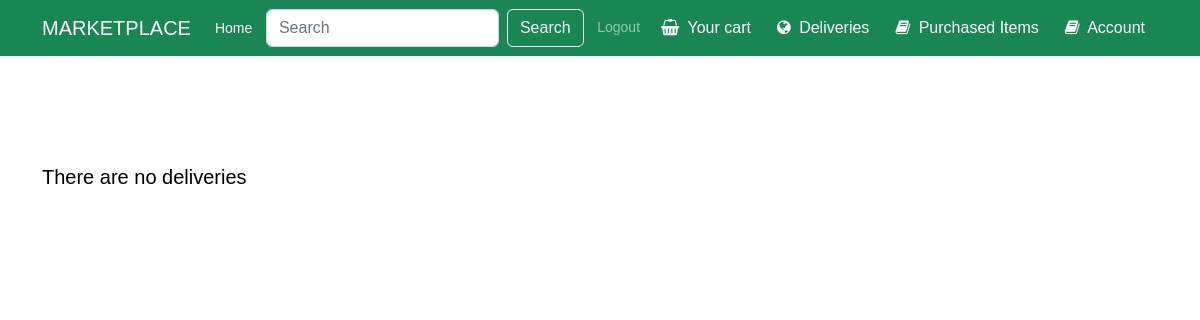
/delivery (signed in), run on an earlier commit of the app's database.
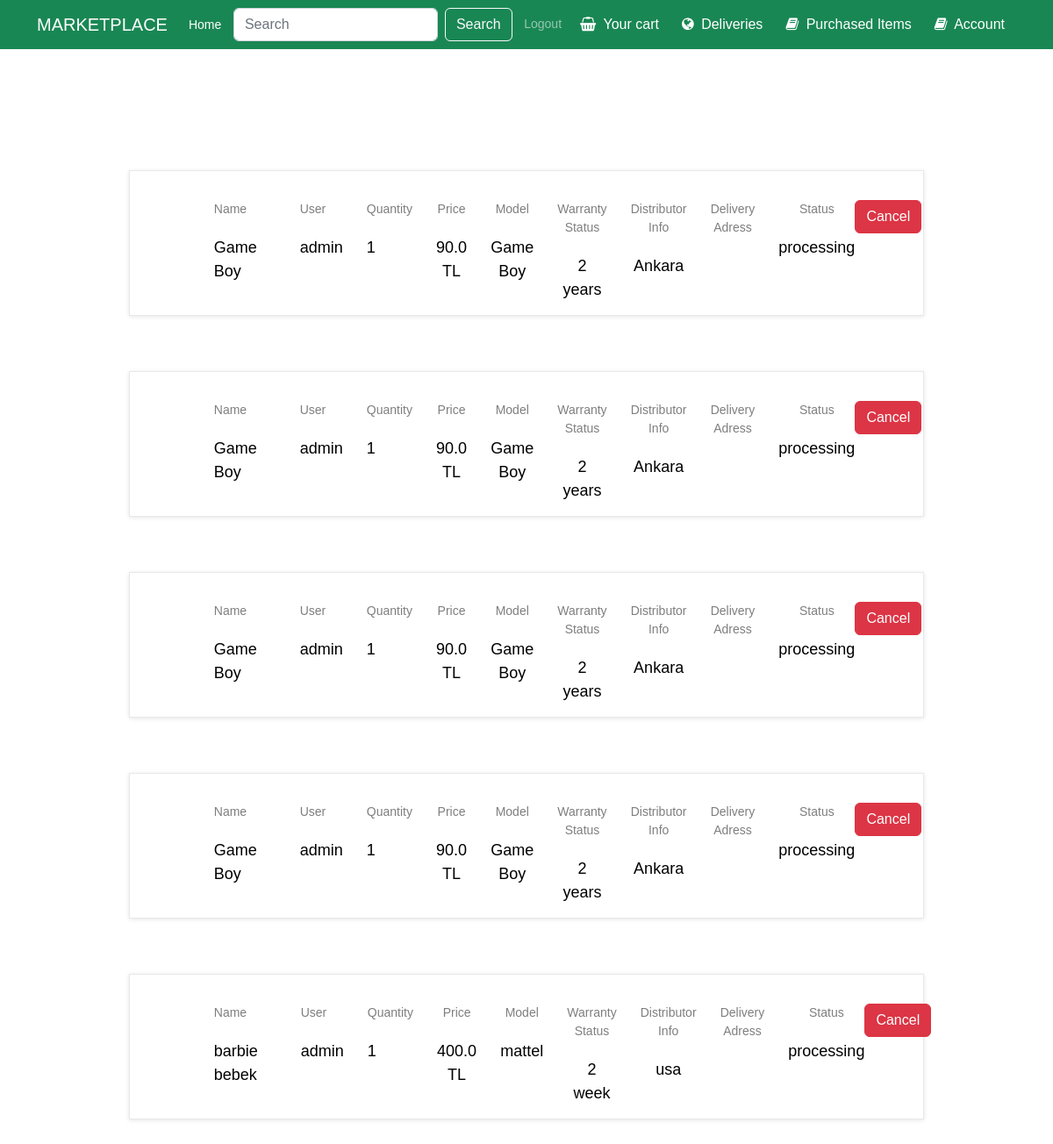
And on a later commit of the database.
### Product/models.py (models this page shows, shortened)
class OrderedProduct(models.Model):
    ID = models.IntegerField(primary_key=True)
    name = models.CharField(max_length=100)
    model = models.CharField(max_length=100)
    number = models.IntegerField()
    description = models.TextField()
    price = models.FloatField(default=0)
    warranty_status = models.CharField(max_length=100)
    distributor_info = models.TextField()
    order_number = models.CharField(max_length=100)
    delivery_address = models.TextField(blank=True,null=True)
    recipient = models.ForeignKey(settings.AUTH_USER_MODEL, on_delete=models.CASCADE)
    order_process_status = models.CharField(max_length=100, default="processing")
    quantity = models.IntegerField()
    purchased_price = models.FloatField(default=0)
    InstockID = models.IntegerField(default=0)

class Users(AbstractBaseUser,PermissionsMixin):
    username_validator = UnicodeUsernameValidator()
    ID = models.AutoField(primary_key=True)
    email = models.EmailField(blank=True,default='')
    first_name = models.CharField(max_length=150,default='',blank=True)
    last_name = models.CharField(max_length=150,default='',blank=True)
    is_active = models.BooleanField(default=True,help_text=
            "Designates whether this user should be treated as active. "
            "Unselect this instead of deleting accounts."
    )
    is_superuser = models.BooleanField(default=False)
    is_staff = models.BooleanField(default=False,help_text="Designates whether the user can log into this admin site.")
    username = models.CharField(max_length=150,
        unique=True,
        help_text=(
            "Required. 150 characters or fewer. Letters, digits and @/./+/-/_ only."
        ),
        validators=[username_validator],
        error_messages={
            "unique": "A user with that username already exists.",
        }
    )
    tax_ID = models.IntegerField(default=0)
    home_address = models.TextField(blank=True,null=True)
    role = models.CharField(max_length=100,default='customer')
    date_joined = models.DateTimeField(default=timezone.now)
    last_login = models.DateTimeField(blank=True,null=True)
    objects = MyUserManager()
    REQUIRED_FIELDS = []
    USERNAME_FIELD = "username"
    def __str__(self):
        return self.username
    class Meta:
        verbose_name = 'User'
        verbose_name_plural = 'Users'

### Main/views.py (the view, shortened to what this page needs)
# urls.py: path("delivery",views.delivery,name="delivery"),
def delivery(request):
    if request.user.is_authenticated:
        if request.user.role == "product manager":
            ordered_products = OrderedProduct.objects.all()
        else:
            ordered_products = OrderedProduct.objects.filter(recipient = request.user)
        return render(request,"delivery.html",{"products":ordered_products})
    else:
        products = []
        return render(request,"delivery.html",{"products":products})

### Main/templates/delivery.html (shortened to what this page needs)
{% extends 'base.html' %}
{% load static %}
{% block link %}
<link rel="stylesheet" type="text/css" href="{% static 'cart.css' %}">
{% endblock %}
{% block content %}
<div class="container mt-3">
<div class="cart_section">
    {% if request.user.is_authenticated %}
        {% if products|length == 0  %}
        <h5 class="alert-heading col-lg-10"> There are no deliveries</h5>
        {% else %}
        <div class="container-fluid">
            <div class="row">
                <div class="col-lg-10 offset-lg-1">
                    <div class="cart_container">
                        <div class="cart_items">
                            <br>
                            {% for product in products %}
                            <ul class="cart_list">
                                <li class="cart_item clearfix">
                                    <div class="cart_item_info d-flex flex-md-row flex-column justify-content-between">
                                        <div class="cart_item_name cart_info_col">
                                            <div class="cart_item_title">Name</div>
                                            <div class="cart_item_text">{{product.name}}</div>
                                        </div>
                                        <div class="cart_item_name cart_info_col">
                                            <div class="cart_item_title">User</div>
                                            <div class="cart_item_text">{{product.recipient}}</div>
                                        </div>
                                        <div class="cart_item_quantity cart_info_col">
                                            <div class="cart_item_title">Quantity</div>
                                            <div class="cart_item_text">{{product.quantity}}</div>
                                        </div>
                                        {% if product.purchased_price == 0 %}
                                        <div class="cart_item_price cart_info_col">
                                            <div class="cart_item_title">Price</div>
                                            <div class="cart_item_text">{{product.price}} TL</div>
                                        </div>
                                        {% else %}
                                        <div class="cart_item_price cart_info_col">
                                            <div class="cart_item_title">Price</div>
                                            <div class="cart_item_text">{{product.purchased_price}} TL</div>
                                        </div>
                                        {% endif %}
                                        <div class="cart_item_total cart_info_col">
                                            <div class="cart_item_title">Model</div>
                                            <div class="cart_item_text">{{product.model}}</div>
                                        </div>
                                        <div class="cart_item_total cart_info_col">
                                            <div class="cart_item_title">Warranty Status</div>
                                            <div class="cart_item_text">{{product.warranty_status}}</div>
                                        </div>
                                        <div class="cart_item_total cart_info_col">
                                            <div class="cart_item_title">Distributor Info</div>
                                            <div class="cart_item_text">{{product.distributor_info}}</div>
                                        </div>
                                        <div class="cart_item_total cart_info_col">
                                            <div class="cart_item_title">Delivery Adress</div>
                                        </div>
                                        <div class="cart_item_total cart_info_col">
                                            <div class="cart_item_title">Status</div>
                                            <div class="cart_item_text">{{product.order_process_status}}</div>
                                        </div>
                                        {% if product.order_process_status != "delivered" %}
                                        <form method="post" class="justify-content-center" action="{% url 'delivery' %}">
                                            <button class="btn btn-danger" type="submit">Cancel</button>
                                        </form>
                                        {% endif %}
                                    </div>
                                </li>
                            </ul>
                            <br>
                            <br>
                            <br>
                            {% endfor %}
                        </div>
                    </div>
                </div>
            </div>
        </div>
        {% endif %}
    {% else %}
    <h5 class="alert-heading col-lg-10"> You are not logged in</h5>
    <h5 class="alert-heading col-lg-10">Please log in to see your deliveries.</h5>
    {% endif %}
</div>
</div>
{% endblock %}

### Main/templates/base.html (shortened to what this page needs)
<!DOCTYPE html>
<html lang="en">
  <head>
    <link
      href="https://cdn.jsdelivr.net/npm/bootstrap@5.2.3/dist/css/bootstrap.min.css"
      rel="stylesheet"
    />
    <link
      rel="stylesheet"
      href="https://cdn.jsdelivr.net/npm/bootstrap-icons@1.5.0/font/bootstrap-icons.css"
    />
    <link
      rel="stylesheet"
      href="https://stackpath.bootstrapcdn.com/font-awesome/4.7.0/css/font-awesome.min.css"
    />
    {% block link %} {% endblock %} {% block style %} {% endblock %}
  </head>
  <body style="background-color: rgb(255, 255, 255);">
    <nav class="navbar navbar-expand-lg navbar-dark bg-success">
      <div class="container">
        <a class="navbar-brand" href="{% url 'index' %}">MARKETPLACE</a>
        <div class="collapse navbar-collapse" id="navbarColor02">
          <ul class="navbar-nav me-auto mb-2 mb-lg-0">
            <li class="nav-item">
              <a
                class="nav-link active"
                aria-current="page"
                href="{% url 'index' %}"
                >Home</a
              >
            </li>
          </ul>
          <form
            method="post"
            class="d-flex justify-content-center"
            role="search"
            action="{% url 'index' %}"
          >
            <input
              class="form-control me-2"
              type="search"
              placeholder="Search"
              aria-label="Search"
              name="search_field"
            />
            <button class="btn btn-outline-light" type="submit">Search</button>
          </form>
          <ul class="navbar-nav ms-auto mb-2 mb-lg-0">
            {% if request.user.is_authenticated %}
            <li class="nav-item">
              <a class="nav-link bg-success" href="{% url 'logout' %}">Logout</a>
            </li>
            {% endif %}
            {% if request.user.role != "sales manager" and request.user.role != "product manager" and request.user.role != "admin " %}
            <li class="nav-item">
              <a href="{% url 'cart' %}" class="btn btn-success shadow-0 bg-success">
                <i class="me-1 fa fa-shopping-basket"></i> Your cart
              </a>
            </li>
            <li class="nav-item">
              <a href="{% url 'delivery' %}" class="btn btn-success shadow-0 bg-success">
                <i class="me-1 fa fa-globe"></i> Deliveries
              </a>
            </li>
            <li class="nav-item">
              <a
                href="{% url 'purchased_items' %}"
                class="btn btn-success shadow-0 bg-success"
              >
                <i class="me-1 fa fa-book"></i> Purchased Items
              </a>
            </li>
            <li class="nav-item">
              <a href="{% url 'account'%}" class="btn btn-success shadow-0 bg-success">
                <i class="me-1 fa fa-book"></i> Account
              </a>
            </li>
            {% endif %}
          </ul>
        </div>
      </div>
    </nav>
     {% block content %} {% endblock %}
  </body>
</html>

### Product/static/cart.css (style rules this page uses)
* { margin: 0; padding: 0; -webkit-font-smoothing: antialiased; -webkit-text-shadow: rgba(0, 0, 0, .01) 0 0 1px; text-shadow: rgba(0, 0, 0, .01) 0 0 1px }
body { font-family: 'Rubik', sans-serif; font-size: 14px; font-weight: 400; background: #E0E0E0; color: #000000 }
ul { list-style: none; margin-bottom: 0px }
.cart_section { width: 100%; padding-top: 93px; padding-bottom: 111px }
.cart_items { margin-top: 8px }
.cart_list { border: solid 1px #e8e8e8; box-shadow: 0px 1px 5px rgba(0, 0, 0, 0.1); background-color: #fff; margin: auto; }
.cart_item { width: 100%; padding: 15px; padding-right: 46px }
.cart_item_info { width: calc(100% - 133px); float: left; padding-top: 18px }
.cart_item_name { margin-left: 7.2% }
.cart_item_title { font-size: 14px; font-weight: 400; color: rgba(0, 0, 0, 0.5) }
.cart_item_text { font-size: 18px; margin-top: 20px }
.cart_item_price { margin-left: 4%; text-align: center }
.cart_item_total { margin-left: 4%; text-align: center }
.cart_item_quantity { margin-left: 4%; }

What changed in the data, as far as the page shows it:
added OrderedProduct: name "Game Boy", recipient "admin", quantity "1", purchased_price "90.0", model "Game Boy", warranty_status "2 years", distributor_info "Ankara", order_process_status "processing"
added OrderedProduct: name "Game Boy", recipient "admin", quantity "1", purchased_price "90.0", model "Game Boy", warranty_status "2 years", distributor_info "Ankara", order_process_status "processing"
added OrderedProduct: name "Game Boy", recipient "admin", quantity "1", purchased_price "90.0", model "Game Boy", warranty_status "2 years", distributor_info "Ankara", order_process_status "processing"
added OrderedProduct: name "Game Boy", recipient "admin", quantity "1", purchased_price "90.0", model "Game Boy", warranty_status "2 years", distributor_info "Ankara", order_process_status "processing"
added OrderedProduct: name "barbie bebek", recipient "admin", quantity "1", purchased_price "400.0", model "mattel", warranty_status "2 week", distributor_info "usa", order_process_status "processing"
Also different on the page:
text no longer shown: "There are no deliveries"
